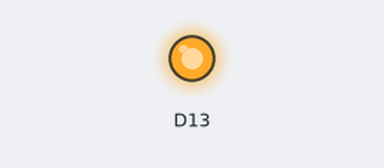
A program run on a simulated Adafruit Feather M0. Shown: output pins drawn as LEDs (lit = HIGH).

Above: at 0.2 s.
At 9.7 s:
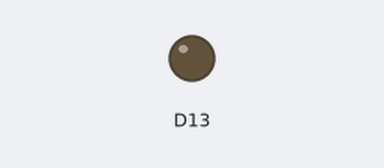
Timing chart, 0 to 10.4 s (numbered marks = the images above):
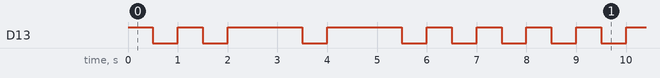

Measured:
- by itself, D13: repeats every 8.0 s: LOW 0.50 s, HIGH 0.50 s, 2 × (LOW 0.50 s, HIGH 1.5 s), 3 × (LOW 0.50 s, HIGH 0.50 s)
- by itself, everything shown: repeats every 8.0 s, in 12 steps

The program:

main.cpp
```cpp
#include <Arduino.h>
#include <Blink.h>
#include <Morse.h>

//Blink blink(13);
Morse morse(13, 500);

void setup() {
    /*pinMode(A0, INPUT);
    pinMode(12, OUTPUT);
    analogWrite(12, 50);

    Serial.begin(115200);*/
}

void loop() {
    /*analogWrite(12, 255);
    Serial.println(analogRead(A0));
    digitalWrite(12, 0);
    delay(1000);*/
    morse.code("..--..");

}//heyyyyy
//HEY JACK
//YOOOOOO

//new change

//this is a new change hi manavvvvvv
//NICEEEEEE. No clang issues anymore

//blaaaa

/*
hi
manav
this
is
the
bunch
of
changes
you
wanted
so
here
you
go
:)
*/

//here are more changes! Hi manav
```

Blink.h
```cpp
#include <Arduino.h>

class Blink
{
  public:
    Blink(int pin);
    void flash(int delayHigh, int delayLow);
  private:
    int _pin;
};

Blink::Blink(int pin)
{
  pinMode(pin, OUTPUT);
  _pin = pin;
}

void Blink::flash(int delayHigh, int delayLow)
{
  digitalWrite(_pin, HIGH);
  delay(delayHigh);
  digitalWrite(_pin, LOW);
  delay(delayLow);
}

//here are some changes here too :)
//more changes! MUAHAHAHAHAHA :)
```

Morse.h
```cpp
#include <Arduino.h>

class Morse
{
  public:
    Morse(int pin);
    Morse(int pin, int unit);
    void light(int delayHigh, int delayLow);
    void dot();
    void dash();
    void code(String code);
  private:
    int _pin, _unit;
};

Morse::Morse(int pin)
{
  Morse(pin, 500);
}

Morse::Morse(int pin, int unit)
{
  pinMode(pin, OUTPUT);
  _unit = unit;
  _pin = pin;
}

void Morse::light(int delayHigh, int delayLow)
{
  digitalWrite(_pin, HIGH);
  delay(delayHigh);
  digitalWrite(_pin, LOW);
  delay(delayLow);
}

void Morse::dot()
{
  light(_unit, _unit);
}

void Morse::dash()
{
  light(3*_unit, _unit);
}

void Morse::code(String code)
{
  for(int i=0; i< (int) code.length(); i++)
  {
    if(code[i] == '.') dot();
    else if(code[i] == '-') dash();
  }
}
```
